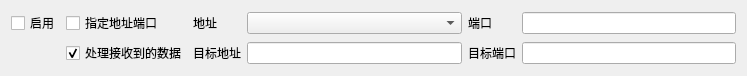
<?xml version="1.0" encoding="UTF-8"?>
<ui version="4.0">
 <class>TcpTransmissionItemWidget</class>
 <widget class="QWidget" name="TcpTransmissionItemWidget">
  <property name="geometry">
   <rect>
    <x>0</x>
    <y>0</y>
    <width>747</width>
    <height>64</height>
   </rect>
  </property>
  <property name="windowTitle">
   <string>Form</string>
  </property>
  <layout class="QGridLayout" name="gridLayout">
   <item row="0" column="1">
    <widget class="QCheckBox" name="customAddressCheckBox">
     <property name="text">
      <string>指定地址端口</string>
     </property>
    </widget>
   </item>
   <item row="0" column="2">
    <widget class="QLabel" name="label">
     <property name="text">
      <string>地址</string>
     </property>
    </widget>
   </item>
   <item row="0" column="3">
    <widget class="QComboBox" name="addressComboBox">
     <property name="sizePolicy">
      <sizepolicy hsizetype="Expanding" vsizetype="Fixed">
       <horstretch>0</horstretch>
       <verstretch>0</verstretch>
      </sizepolicy>
     </property>
    </widget>
   </item>
   <item row="0" column="0">
    <widget class="QCheckBox" name="enableCheckBox">
     <property name="text">
      <string>启用</string>
     </property>
    </widget>
   </item>
   <item row="0" column="4">
    <widget class="QLabel" name="label_2">
     <property name="text">
      <string>端口</string>
     </property>
    </widget>
   </item>
   <item row="0" column="5">
    <widget class="QLineEdit" name="portLineEdit"/>
   </item>
   <item row="1" column="1">
    <widget class="QCheckBox" name="handleReceiveDataCheckBox">
     <property name="text">
      <string>处理接收到的数据</string>
     </property>
     <property name="checked">
      <bool>true</bool>
     </property>
    </widget>
   </item>
   <item row="1" column="2">
    <widget class="QLabel" name="label_3">
     <property name="text">
      <string>目标地址</string>
     </property>
    </widget>
   </item>
   <item row="1" column="3">
    <widget class="QLineEdit" name="targetAddressLineEdit"/>
   </item>
   <item row="1" column="4">
    <widget class="QLabel" name="label_4">
     <property name="text">
      <string>目标端口</string>
     </property>
    </widget>
   </item>
   <item row="1" column="5">
    <widget class="QLineEdit" name="targetPortLineEdit"/>
   </item>
  </layout>
 </widget>
 <resources/>
 <connections/>
</ui>
